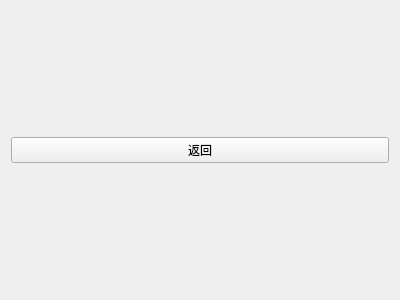
<?xml version="1.0" encoding="UTF-8"?>
<ui version="4.0">
 <class>AddStudentWidget</class>
 <widget class="QWidget" name="AddStudentWidget">
  <property name="geometry">
   <rect>
    <x>0</x>
    <y>0</y>
    <width>400</width>
    <height>300</height>
   </rect>
  </property>
  <property name="windowTitle">
   <string>Form</string>
  </property>
  <layout class="QGridLayout" name="gridLayout">
   <item row="0" column="0">
    <widget class="QPushButton" name="returnButton">
     <property name="text">
      <string>返回</string>
     </property>
    </widget>
   </item>
  </layout>
 </widget>
 <resources/>
 <connections/>
</ui>
